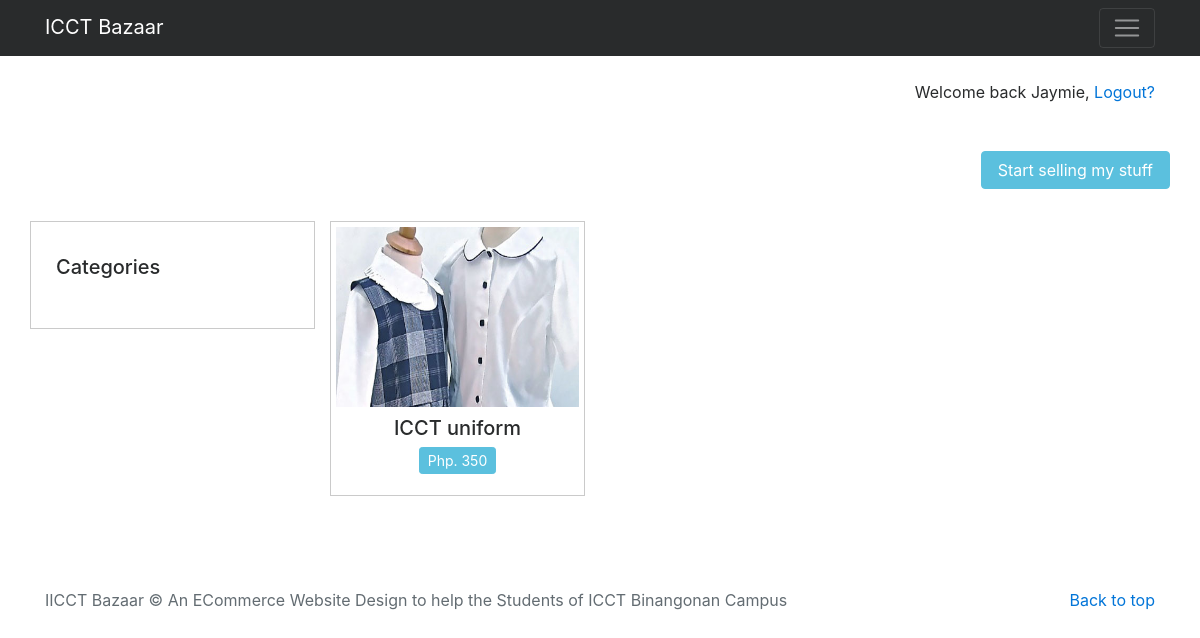
Before: /category.php?name=clothes with the older database file.
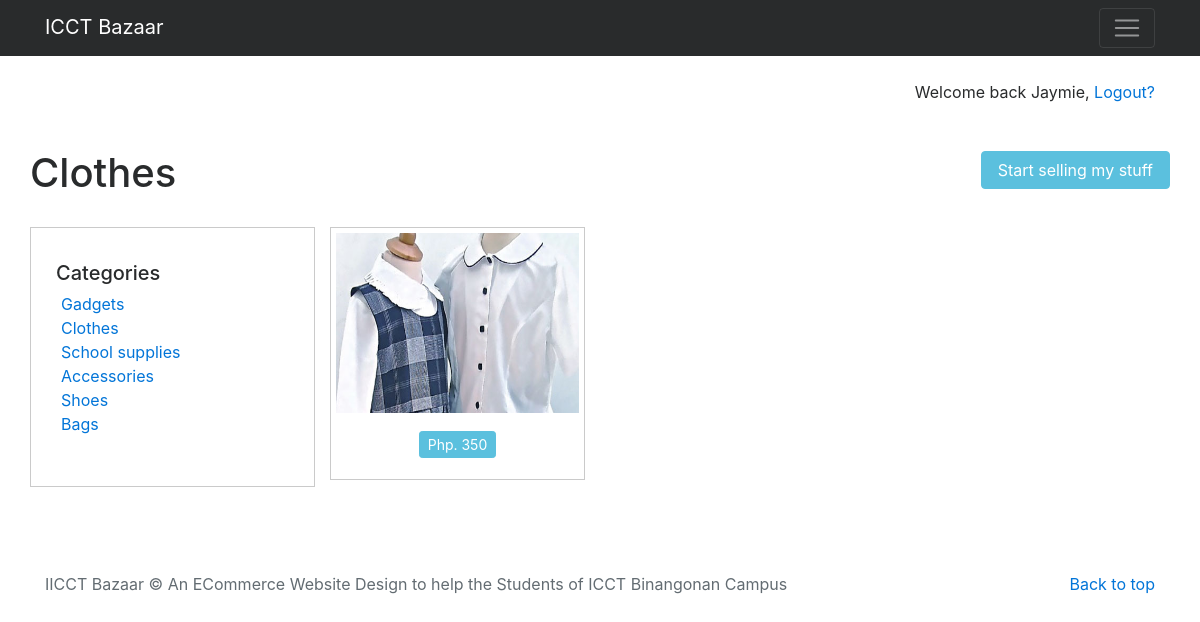
After: the same page with the newer database file.
### tables this page shows
CREATE TABLE `tb_items` (
  `id` int(11) NOT NULL,
  `user_id` int(11) NOT NULL,
  `item_category_id` int(11) NOT NULL,
  `label` varchar(100) NOT NULL,
  `name` varchar(60) NOT NULL,
  `price` double NOT NULL,
  `description` text NOT NULL,
  `date_posted` timestamp NOT NULL DEFAULT CURRENT_TIMESTAMP,
  `status_id` int(1) NOT NULL DEFAULT '0',
  `image_url` text NOT NULL
);

CREATE TABLE `tb_item_category` (
  `id` int(11) NOT NULL,
  `label` varchar(50) NOT NULL,
  `name` varchar(30) NOT NULL,
  `image_url` text NOT NULL
);

### lib/meekrodb.2.3.class.php (called while the page is built, shortened)
<?php
class DB {
  protected static $mdb = null;
  public static function getMDB() {
    $mdb = DB::$mdb;
    if ($mdb === null) {
      $mdb = DB::$mdb = new MeekroDB();
    }
    $db_class_vars = get_class_vars('DB');
    return $mdb;
  }
  public static function query() { $args = func_get_args(); return call_user_func_array(array(DB::getMDB(), 'query'), $args); }
  public static function queryFirstRow() { $args = func_get_args(); return call_user_func_array(array(DB::getMDB(), 'queryFirstRow'), $args); }
}
class MeekroDB {
  public $encoding = 'latin1';
  public $connect_options = array(MYSQLI_OPT_CONNECT_TIMEOUT => 30);
  public $internal_mysql = null;
  public function __construct($host=null, $user=null, $password=null, $dbName=null, $port=null, $encoding=null) {
    if ($encoding === null) $encoding = DB::$encoding;
    $this->encoding = $encoding;
  }
  public function get() {
    $mysql = $this->internal_mysql;
    if (!($mysql instanceof MySQLi)) {
      $mysql = new mysqli();
      foreach ($this->connect_options as $key => $value) {
        $mysql->options($key, $value);
      }
      $mysql->set_charset($this->encoding);
      $this->internal_mysql = $mysql;
    }
    return $mysql;
  }
  protected function preparseQueryParams() {
    $args = func_get_args();
    $sql = trim(strval(array_shift($args)));
    $args_all = $args;
    if (count($args_all) == 0) return array($sql);
    $chunkyQuery = array();
    return $chunkyQuery;
  }
  protected function parseQueryParams() {
    $args = func_get_args();
    $chunkyQuery = call_user_func_array(array($this, 'preparseQueryParams'), $args);
    $query = '';
    foreach ($chunkyQuery as $chunk) {
      if (is_string($chunk)) {
        $query .= $chunk;
        continue;
      }
      $result = '';
      $query .= $result;
    }
    return $query;
  }
  protected function prependCall($function, $args, $prepend) { array_unshift($args, $prepend); return call_user_func_array($function, $args); }
  public function query() { $args = func_get_args(); return $this->prependCall(array($this, 'queryHelper'), $args, 'assoc'); }
  protected function queryHelper() {
    $args = func_get_args();
    $type = array_shift($args);
    $db = $this->get();
    $is_buffered = true;
    $row_type = 'assoc';
    $full_names = false;
    $sql = call_user_func_array(array($this, 'parseQueryParams'), $args);
    $result = $db->query($sql, $is_buffered ? MYSQLI_STORE_RESULT : MYSQLI_USE_RESULT);
    $return = array();
    while ($row = ($row_type == 'assoc' ? $result->fetch_assoc() : $result->fetch_row())) {
      $return[] = $row;
    }
    return $return;
  }
  public function queryFirstRow() {
    $args = func_get_args();
    $result = call_user_func_array(array($this, 'query'), $args);
    return reset($result);
  }
}
?>

### category.php (the view)
<?php include('includes/header.php'); ?>
<?php
  $category_slug = isset($_GET['name']) ?  $_GET['name'] : 'No Category set';
  $category = DB::queryFirstRow("SELECT * FROM tb_item_category WHERE name = '" .$category_slug . "'");
  $category_items = DB::query("SELECT * FROM tb_items WHERE item_category_id = " . $category['id']);
?>
    <div id="main-content">
      <div class="container">
        <div class="row view-header" >
          <h1 style="width:100%">
            <?php echo $category['label']; ?>
            <a href="#" class="btn btn-info pull-right" style="float: right;">Start selling my stuff</a>
          </h1>
        </div>
        <div class="row">
          <div id="left-side" class="col-sm-3 py-4">
            <?php include('includes/side-nav.php'); ?>
          </div>
          <div id="right-side" class="col-sm-9 py-4">
            <div class="row">
               <?php foreach($category_items as $key=>$val){ ?>
               <div class="col-sm-4 py-4n item">
                <div class="thumbnail">
                  <a href="item.php?id=<?php echo $val['id']; ?>">
                    <img src="<?php echo $val['image_url'];?>" alt="">
                  </a>
                    <div class="caption text-center">
                      <h5><?php echo $val['name'];?></h5>
                      <p><a href="#" class="btn btn-info btn-sm" role="button">Php. <?php echo $val['price'];?></a></p>
                  </div>
                </div>
              </div>
              <?php } ?>
          </div>
        </div>
      </div>
    </div>
<?php include('includes/footer.php'); ?>

### includes/side-nav.php
<div class="row">
  <div class="col-sm-12 py-4 bordered">
    <div class="side-category-container">
      <h5>Categories</h5>
      <ul class="list-unstyled" style="margin-left:5px">
       <?php foreach($item_categories as $key=>$category){ ?>
        <li><a href="#" ><?php echo $category['label']; ?></a></li>
        <?php } ?>
      </ul>
    </div>
  </div>
</div>

Changed rows visible on the page:
now on this page (row edited): tb_item_category: label "Clothes"
now on this page (row edited): tb_item_category: label "Gadgets"
now on this page (row edited): tb_item_category: label "School supplies"
now on this page (row edited): tb_item_category: label "Accessories"
now on this page (row edited): tb_item_category: label "Shoes"
now on this page (row edited): tb_item_category: label "Bags"
changed tb_items: name "ICCT uniform" → (not shown)
